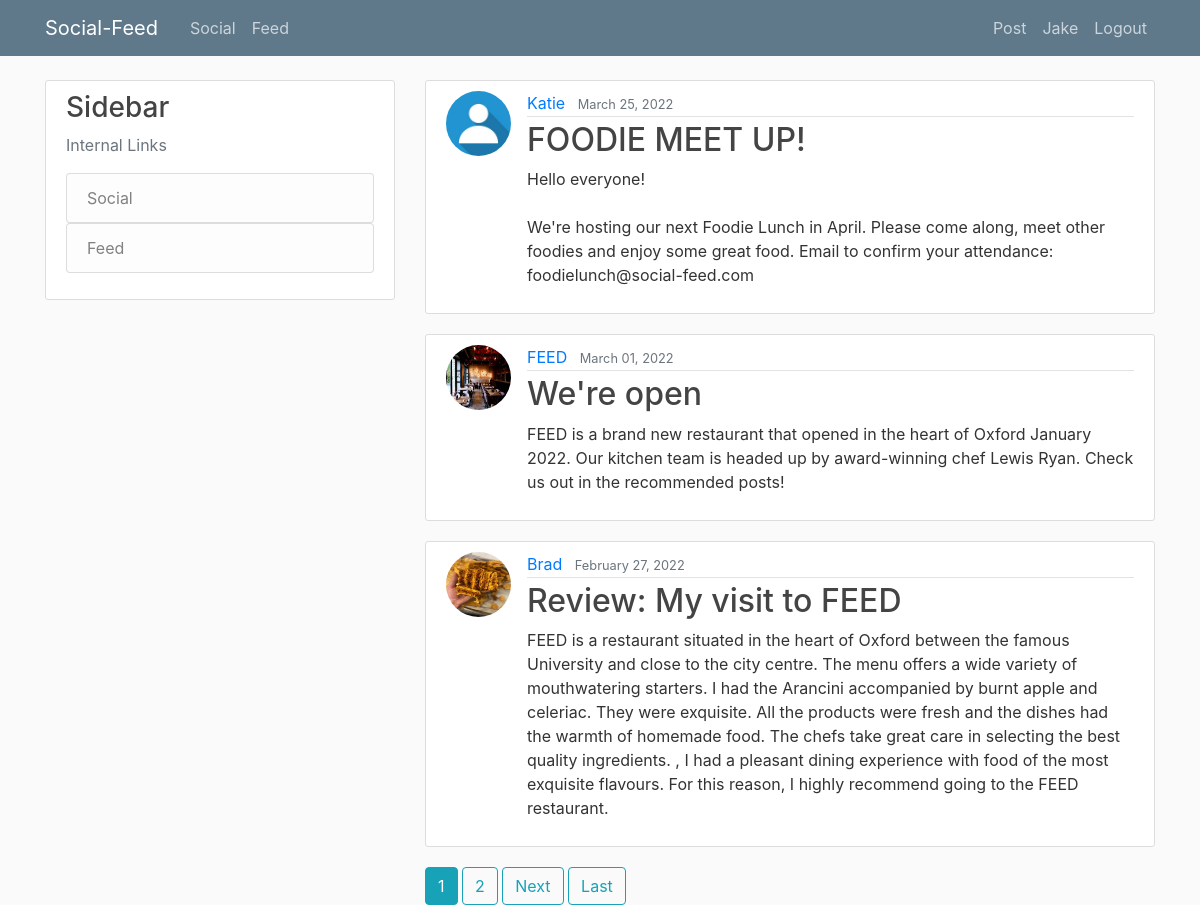
Screenshot of / (signed in) with the database file from the repository.
### feed/models.py (models this page shows, shortened)
class Post(models.Model):
    title = models.CharField(max_length=100)
    content = models.TextField(max_length=4000)
    date_posted = models.DateTimeField(default=timezone.now)
    author = models.ForeignKey(User, on_delete=models.CASCADE)

### users/models.py (models this page shows, shortened)
class Profile(models.Model):
    user = models.OneToOneField(User, on_delete=models.CASCADE)
    image = models.ImageField(default="default.jpeg", upload_to="profile_pics")

### feed/views.py (the view)
# urls.py: path("", PostListView.as_view(), name="feed-home"),
class PostListView(ListView):
    model = Post
    template_name = "feed/home.html"
    context_object_name = "posts"
    ordering = ["-date_posted"]
    paginate_by = 3

### feed/templates/feed/home.html (shortened to what this page needs)
{% extends "feed/base.html" %}
{% block content %}
    {% for post in posts %}
        <article class="media content-section">
          <img class="rounded-circle article-img" src="{{ post.author.profile.image.url }}">
          <div class="media-body">
            <div class="article-metadata">
              <a class="mr-2" href="#">{{ post.author }}</a>
              <small class="text-muted">{{ post.date_posted|date:"F d, Y" }}</small>
            </div>
            <h2><a class="article-title" href="{% url 'post-detail' post.id %}">{{ post.title }}</a></h2>
            <p class="article-content">{{ post.content }}</p>
          </div>
        </article>
    {% endfor %}
    {% if is_paginated %}
        {% for num in page_obj.paginator.page_range %}
          {% if page_obj.number == num %}
            <a class="btn btn-info" href="?page={{num}}">{{num}}</a>
          {% elif num > page_obj.number|add:'-3' and num < page_obj.number|add:'3' %}
            <a class="btn btn-outline-info" href="?page={{num}}">{{num}}</a>
          {% endif %}
        {% endfor %}
      {% if page_obj.has_next %}
        <a class="btn btn-outline-info" href="?page={{page_obj.next_page_number}}">Next</a>
        <a class="btn btn-outline-info" href="?page={{page_obj.paginator.num_pages}}">Last</a>
      {% endif %}
    {% endif %}
{% endblock content %}

### feed/templates/feed/base.html (shortened to what this page needs)
{% load static %}
<!DOCTYPE html>
<html lang="en">
<head>
    <link rel="stylesheet" href="https://maxcdn.bootstrapcdn.com/bootstrap/4.0.0/css/bootstrap.min.css">
    <link rel="stylesheet" href="{% static 'feed/main.css' %}">
</head>
<body>
    <header class="site-header">
        <nav class="navbar navbar-expand-md navbar-dark bg-steel fixed-top">
        <div class="container">
            <a class="navbar-brand mr-4" href="/">Social-Feed</a>
            <div class="collapse navbar-collapse" id="navbarToggle">
            <div class="navbar-nav mr-auto">
                <a class="nav-item nav-link" href="{% url 'feed-home' %}">Social</a>
                <a class="nav-item nav-link" href="{% url 'feed' %}">Feed</a>
            </div>
            <div class="navbar-nav">
                {% if user.is_authenticated %}
                    <a class="nav-item nav-link" href="{% url 'post-create' %}">Post</a>
                    <a class="nav-item nav-link" href="{% url 'profile' %}">{{user.username}}</a>
                    <a class="nav-item nav-link" href="{% url 'logout' %}">Logout</a>
                {% else %}
                    <a class="nav-item nav-link" href="{% url 'login' %}">Login</a>
                    <a class="nav-item nav-link" href="{% url 'register' %}">Register</a>
                {% endif %}
            </div>
            </div>
        </div>
        </nav>
    </header>
    <main role="main" class="container">
        <div class="row">
            <div class="col-md-4">
                <div class="content-section">
                <h3>Sidebar</h3>
                <p class='text-muted'>Internal Links
                    <ul class="list-group">
                    <a href="{% url 'feed-home' %}"> <li class="list-group-item list-group-item-light">Social</li> </a>
                    <a href="{% url 'feed' %}"> <li class="list-group-item list-group-item-light">Feed</li> </a>
                    </ul>
                </p>
                </div>
            </div>
            <div class="col-md-8">
                {% block content %}{% endblock %}
            </div>
        </div>
  </main>
</body>
</html>

### feed/static/feed/main.css (style rules this page uses)
body { background: #fafafa; color: #333333; margin-top: 5rem; }
h1, h2, h3, h4, h5, h6 { color: #444444; }
ul { margin: 0; }
.bg-steel { background-color: #5f788a; }
.site-header .navbar-nav .nav-link { color: #cbd5db; }
.content-section { background: #ffffff; padding: 10px 20px; border: 1px solid #dddddd; border-radius: 3px; margin-bottom: 20px; }
.article-title { color: #444444; }
.article-content { white-space: pre-line; }
.article-img { height: 65px; width: 65px; margin-right: 16px; }
.article-metadata { padding-bottom: 1px; margin-bottom: 4px; border-bottom: 1px solid #e3e3e3 }

### rows the page displays
Post: author.profile.image (placeholder picture), author "Katie", date_posted "March 25, 2022", title "FOODIE MEET UP!", content "Hello everyone! We're hosting our next Foodie Lunch in April. Please come along, meet other foodies and enjoy some great food. Email to confirm your attendance: foodielunch@social-feed.com"
Post: author.profile.image (picture), author "FEED", date_posted "March 01, 2022", title "We're open", content "FEED is a brand new restaurant that opened in the heart of Oxford January 2022. Our kitchen team is headed up by award-winning chef Lewis Ryan. Check us out in the recommended posts!"
Post: author.profile.image (picture), author "Brad", date_posted "February 27, 2022", title "Review: My visit to FEED", content "FEED is a restaurant situated in the heart of Oxford between the famous University and close to the city centre. The menu offers a wide variety of mouthwatering starters. I had the Arancini accompanied by burnt apple and celeriac. They were exquisite. All the products were fresh and the dishes had the warmth of homemade food. The chefs take great care in selecting the best quality ingredients. , I had a pleasant dining experience with food of the most exquisite flavours. For this reason, I highly recommend going to the FEED restaurant."

### other values shown
{{ user.username }} "Jake"
{{ num }} "1"
{{ num }} "2"
